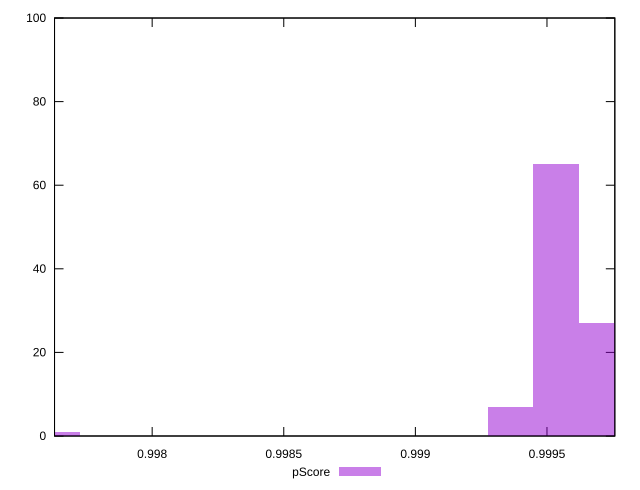

Here is the gnuplot script that generated this plot:
reset

$pScore <<EOF
0.9976391531156192 1
0.999534167911729 65
0.9997064419841026 27
0.9993618938393555 7
EOF

set key outside below
set boxwidth 0.00017227407237361755
set xrange [0.9976290549542187:0.9997577961824716]
set yrange [0:100]
set trange [0:100]
set style fill transparent solid 0.5 noborder
set terminal svg size 640, 490 enhanced background rgb 'white'
set output "reports/report_00032_2021-02-25T10-28-15.087Z/mainthread-work-breakdown/samples/card/pScore/histogram.svg"

plot $pScore title "pScore" with boxes

reset
